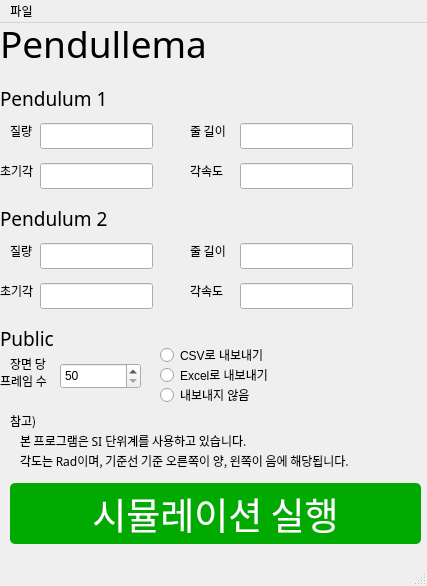
<?xml version="1.0" encoding="UTF-8"?>
<ui version="4.0">
 <class>mainWindow</class>
 <widget class="QMainWindow" name="mainWindow">
  <property name="geometry">
   <rect>
    <x>0</x>
    <y>0</y>
    <width>427</width>
    <height>586</height>
   </rect>
  </property>
  <property name="windowTitle">
   <string>Double Pendulum Simulator</string>
  </property>
  <widget class="QWidget" name="centralwidget">
   <widget class="QLabel" name="TitleLabel1">
    <property name="geometry">
     <rect>
      <x>0</x>
      <y>0</y>
      <width>391</width>
      <height>41</height>
     </rect>
    </property>
    <property name="font">
     <font>
      <family>맑은 고딕 Semilight</family>
      <pointsize>28</pointsize>
     </font>
    </property>
    <property name="text">
     <string>Pendullema</string>
    </property>
   </widget>
   <widget class="QLabel" name="Pendulum1Label">
    <property name="geometry">
     <rect>
      <x>0</x>
      <y>60</y>
      <width>111</width>
      <height>31</height>
     </rect>
    </property>
    <property name="font">
     <font>
      <family>맑은 고딕 Semilight</family>
      <pointsize>14</pointsize>
     </font>
    </property>
    <property name="text">
     <string>Pendulum 1</string>
    </property>
    <property name="textFormat">
     <enum>Qt::TextFormat::AutoText</enum>
    </property>
    <property name="margin">
     <number>3</number>
    </property>
   </widget>
   <widget class="QLabel" name="LabelP1_1">
    <property name="geometry">
     <rect>
      <x>10</x>
      <y>100</y>
      <width>31</width>
      <height>16</height>
     </rect>
    </property>
    <property name="font">
     <font>
      <family>맑은 고딕 Semilight</family>
     </font>
    </property>
    <property name="text">
     <string>질량</string>
    </property>
   </widget>
   <widget class="QLabel" name="LabelP1_2">
    <property name="geometry">
     <rect>
      <x>190</x>
      <y>100</y>
      <width>41</width>
      <height>16</height>
     </rect>
    </property>
    <property name="font">
     <font>
      <family>맑은 고딕 Semilight</family>
     </font>
    </property>
    <property name="text">
     <string>줄 길이</string>
    </property>
   </widget>
   <widget class="QLabel" name="LabelP1_3">
    <property name="geometry">
     <rect>
      <x>0</x>
      <y>140</y>
      <width>41</width>
      <height>16</height>
     </rect>
    </property>
    <property name="font">
     <font>
      <family>맑은 고딕 Semilight</family>
     </font>
    </property>
    <property name="text">
     <string>초기각</string>
    </property>
   </widget>
   <widget class="QLabel" name="LabelP1_4">
    <property name="geometry">
     <rect>
      <x>190</x>
      <y>140</y>
      <width>41</width>
      <height>16</height>
     </rect>
    </property>
    <property name="font">
     <font>
      <family>맑은 고딕 Semilight</family>
     </font>
    </property>
    <property name="text">
     <string>각속도</string>
    </property>
   </widget>
   <widget class="QLabel" name="Pendulum2Label">
    <property name="geometry">
     <rect>
      <x>0</x>
      <y>180</y>
      <width>111</width>
      <height>31</height>
     </rect>
    </property>
    <property name="font">
     <font>
      <family>맑은 고딕 Semilight</family>
      <pointsize>14</pointsize>
     </font>
    </property>
    <property name="text">
     <string>Pendulum 2</string>
    </property>
    <property name="margin">
     <number>3</number>
    </property>
   </widget>
   <widget class="QLabel" name="LabelP2_1">
    <property name="geometry">
     <rect>
      <x>10</x>
      <y>220</y>
      <width>31</width>
      <height>16</height>
     </rect>
    </property>
    <property name="font">
     <font>
      <family>맑은 고딕 Semilight</family>
     </font>
    </property>
    <property name="text">
     <string>질량</string>
    </property>
   </widget>
   <widget class="QLabel" name="LabelP2_2">
    <property name="geometry">
     <rect>
      <x>190</x>
      <y>220</y>
      <width>41</width>
      <height>16</height>
     </rect>
    </property>
    <property name="font">
     <font>
      <family>맑은 고딕 Semilight</family>
     </font>
    </property>
    <property name="text">
     <string>줄 길이</string>
    </property>
   </widget>
   <widget class="QLabel" name="LabelP2_3">
    <property name="geometry">
     <rect>
      <x>0</x>
      <y>260</y>
      <width>41</width>
      <height>16</height>
     </rect>
    </property>
    <property name="font">
     <font>
      <family>맑은 고딕 Semilight</family>
     </font>
    </property>
    <property name="text">
     <string>초기각</string>
    </property>
   </widget>
   <widget class="QLabel" name="LabelP2_4">
    <property name="geometry">
     <rect>
      <x>190</x>
      <y>260</y>
      <width>41</width>
      <height>16</height>
     </rect>
    </property>
    <property name="font">
     <font>
      <family>맑은 고딕 Semilight</family>
     </font>
    </property>
    <property name="text">
     <string>각속도</string>
    </property>
   </widget>
   <widget class="QPushButton" name="pushButton">
    <property name="geometry">
     <rect>
      <x>10</x>
      <y>460</y>
      <width>411</width>
      <height>61</height>
     </rect>
    </property>
    <property name="font">
     <font>
      <family>맑은 고딕 Semilight</family>
      <pointsize>28</pointsize>
     </font>
    </property>
    <property name="styleSheet">
     <string notr="true">QPushButton {
    background-color: rgb(0, 170, 0);
    color: white;
    border-radius: 5px;
    padding: 5px;
}

QPushButton:hover {
    background-color: rgb(0, 255, 0);
}

QPushButton:pressed {
    background-color: rgb(85, 170, 0);
}</string>
    </property>
    <property name="text">
     <string>시뮬레이션 실행</string>
    </property>
    <property name="autoDefault">
     <bool>false</bool>
    </property>
   </widget>
   <widget class="QLabel" name="notice">
    <property name="geometry">
     <rect>
      <x>10</x>
      <y>390</y>
      <width>50</width>
      <height>16</height>
     </rect>
    </property>
    <property name="font">
     <font>
      <family>맑은 고딕 Semilight</family>
     </font>
    </property>
    <property name="text">
     <string>참고)</string>
    </property>
   </widget>
   <widget class="QLabel" name="notice_2">
    <property name="geometry">
     <rect>
      <x>20</x>
      <y>410</y>
      <width>311</width>
      <height>16</height>
     </rect>
    </property>
    <property name="font">
     <font>
      <family>맑은 고딕 Semilight</family>
     </font>
    </property>
    <property name="text">
     <string>본 프로그램은 SI 단위계를 사용하고 있습니다.</string>
    </property>
   </widget>
   <widget class="QLabel" name="notice_3">
    <property name="geometry">
     <rect>
      <x>20</x>
      <y>430</y>
      <width>401</width>
      <height>16</height>
     </rect>
    </property>
    <property name="font">
     <font>
      <family>맑은 고딕 Semilight</family>
     </font>
    </property>
    <property name="text">
     <string>각도는 Rad이며, 기준선 기준 오른쪽이 양, 왼쪽이 음에 해당됩니다.</string>
    </property>
   </widget>
   <widget class="QLineEdit" name="p1_mass">
    <property name="geometry">
     <rect>
      <x>40</x>
      <y>100</y>
      <width>113</width>
      <height>26</height>
     </rect>
    </property>
   </widget>
   <widget class="QLineEdit" name="p1_line">
    <property name="geometry">
     <rect>
      <x>240</x>
      <y>100</y>
      <width>113</width>
      <height>26</height>
     </rect>
    </property>
   </widget>
   <widget class="QLineEdit" name="p1_theta0">
    <property name="geometry">
     <rect>
      <x>40</x>
      <y>140</y>
      <width>113</width>
      <height>26</height>
     </rect>
    </property>
   </widget>
   <widget class="QLineEdit" name="p1_omega0">
    <property name="geometry">
     <rect>
      <x>240</x>
      <y>140</y>
      <width>113</width>
      <height>26</height>
     </rect>
    </property>
   </widget>
   <widget class="QLineEdit" name="p2_mass">
    <property name="geometry">
     <rect>
      <x>40</x>
      <y>220</y>
      <width>113</width>
      <height>26</height>
     </rect>
    </property>
   </widget>
   <widget class="QLineEdit" name="p2_line">
    <property name="geometry">
     <rect>
      <x>240</x>
      <y>220</y>
      <width>113</width>
      <height>26</height>
     </rect>
    </property>
   </widget>
   <widget class="QLineEdit" name="p2_theta0">
    <property name="geometry">
     <rect>
      <x>40</x>
      <y>260</y>
      <width>113</width>
      <height>26</height>
     </rect>
    </property>
   </widget>
   <widget class="QLineEdit" name="p2_omega0">
    <property name="geometry">
     <rect>
      <x>240</x>
      <y>260</y>
      <width>113</width>
      <height>26</height>
     </rect>
    </property>
   </widget>
   <widget class="QLabel" name="PublicLabel">
    <property name="geometry">
     <rect>
      <x>0</x>
      <y>300</y>
      <width>61</width>
      <height>31</height>
     </rect>
    </property>
    <property name="font">
     <font>
      <family>맑은 고딕 Semilight</family>
      <pointsize>14</pointsize>
     </font>
    </property>
    <property name="text">
     <string>Public</string>
    </property>
    <property name="margin">
     <number>3</number>
    </property>
   </widget>
   <widget class="QSpinBox" name="Public_FrameAmount">
    <property name="geometry">
     <rect>
      <x>60</x>
      <y>340</y>
      <width>81</width>
      <height>26</height>
     </rect>
    </property>
    <property name="minimum">
     <number>50</number>
    </property>
    <property name="maximum">
     <number>1000</number>
    </property>
   </widget>
   <widget class="QLabel" name="PublicLabel_2">
    <property name="geometry">
     <rect>
      <x>10</x>
      <y>330</y>
      <width>41</width>
      <height>21</height>
     </rect>
    </property>
    <property name="font">
     <font>
      <family>맑은 고딕 Semilight</family>
     </font>
    </property>
    <property name="text">
     <string>장면 당</string>
    </property>
   </widget>
   <widget class="QLabel" name="PublicLabel_3">
    <property name="geometry">
     <rect>
      <x>0</x>
      <y>350</y>
      <width>61</width>
      <height>16</height>
     </rect>
    </property>
    <property name="font">
     <font>
      <family>맑은 고딕 Semilight</family>
     </font>
    </property>
    <property name="text">
     <string>프레임 수</string>
    </property>
   </widget>
   <widget class="QWidget" name="RadiobuttonFrame" native="true">
    <property name="geometry">
     <rect>
      <x>150</x>
      <y>310</y>
      <width>131</width>
      <height>71</height>
     </rect>
    </property>
    <widget class="QRadioButton" name="radioButton">
     <property name="geometry">
      <rect>
       <x>10</x>
       <y>10</y>
       <width>121</width>
       <height>24</height>
      </rect>
     </property>
     <property name="text">
      <string>CSV로 내보내기</string>
     </property>
    </widget>
    <widget class="QRadioButton" name="radioButton_2">
     <property name="geometry">
      <rect>
       <x>10</x>
       <y>30</y>
       <width>121</width>
       <height>24</height>
      </rect>
     </property>
     <property name="text">
      <string>Excel로 내보내기</string>
     </property>
    </widget>
    <widget class="QRadioButton" name="radioButton_3">
     <property name="geometry">
      <rect>
       <x>10</x>
       <y>50</y>
       <width>121</width>
       <height>24</height>
      </rect>
     </property>
     <property name="text">
      <string>내보내지 않음</string>
     </property>
    </widget>
   </widget>
  </widget>
  <widget class="QMenuBar" name="menubar">
   <property name="geometry">
    <rect>
     <x>0</x>
     <y>0</y>
     <width>427</width>
     <height>33</height>
    </rect>
   </property>
   <widget class="QMenu" name="menu">
    <property name="title">
     <string>파일</string>
    </property>
    <addaction name="actionopen"/>
    <addaction name="action"/>
   </widget>
   <addaction name="menu"/>
  </widget>
  <widget class="QStatusBar" name="statusbar"/>
  <action name="actionopen">
   <property name="text">
    <string>열기</string>
   </property>
  </action>
  <action name="action">
   <property name="text">
    <string>저장</string>
   </property>
  </action>
 </widget>
 <resources/>
 <connections/>
</ui>
